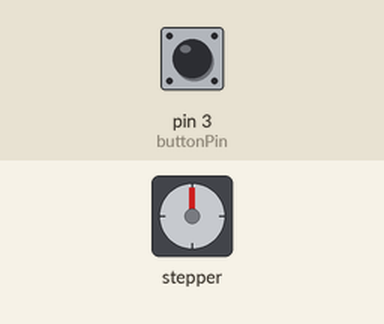
The sketch below on a simulated Arduino Uno, built with avr-gcc and run on an emulated ATmega328P. Shown: stepper motor. The inputs (shaded band) are chosen by the test bench; at power-on: pin 3 (buttonPin) LOW. Stepper angles assume 200 steps per turn.

Above: at 0.15 s.
At 10.05 s:
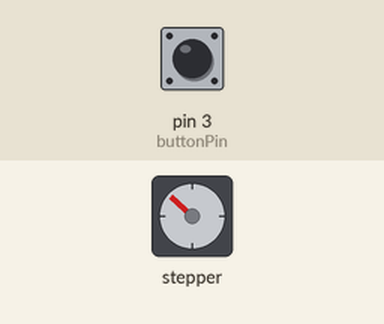
At 19.96 s:
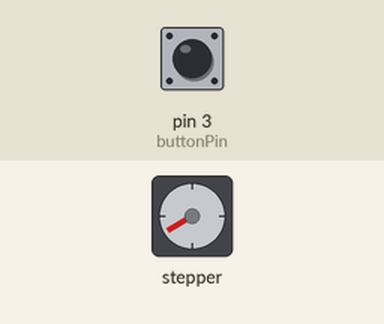
At 39.77 s:
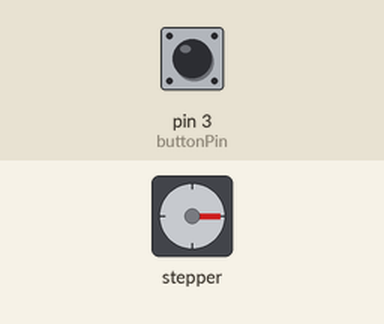
Timing chart, 0 to 40.0 s (numbered marks = the images above):
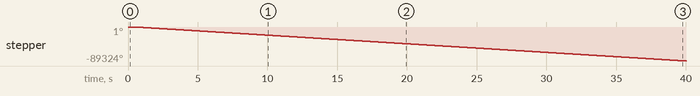

Measured:
- by itself, stepper: keeps turning counter-clockwise at about 2234°/s

The sketch:

stepper_drive_accelstepper_test.ino
```cpp
#include <AccelStepper.h>

AccelStepper stepper(1, 6, 7);
const int buttonPin = 3;
int buttonState = 0;
void setup() {
   // set up motor
   stepper.setEnablePin(5);
   stepper.setMaxSpeed(1600);
   stepper.setAcceleration(1600);
   stepper.setPinsInverted(true, false, true);
   stepper.moveTo(200000);

   pinMode(buttonPin, INPUT);
}

void loop() {
  // disable outputs is button pressed
  buttonState = digitalRead(buttonPin);
  if (buttonState == HIGH) {
    stepper.disableOutputs();
  }
  else {
    stepper.enableOutputs();
  }

  // If at the end of travel go to the other end
    if (stepper.distanceToGo() == 0)
      stepper.moveTo(-stepper.currentPosition());
    stepper.run();
}
```
